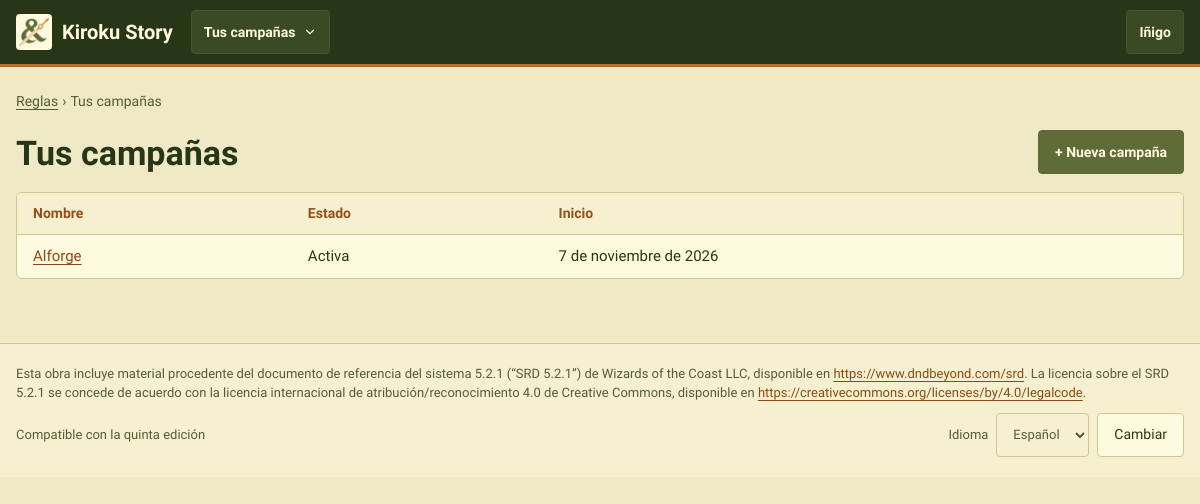
/reglas/campanas/ (signed in), run on an earlier commit of the app's database.
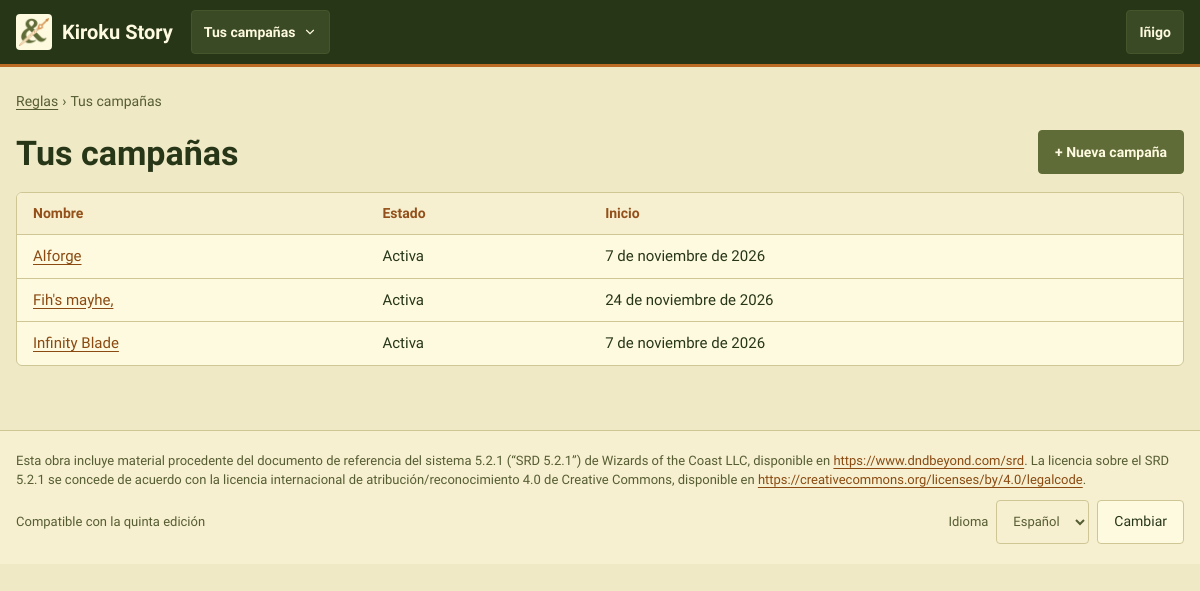
And on a later commit of the database.
### CampaignManager/models.py (models this page shows, shortened)
class User(AbstractUser):
    class SheetView(models.TextChoices):
        WEB = "web", "Vista web"
        FICHA = "ficha", "Vista ficha"
    sheet_view = models.CharField(max_length=5, choices=SheetView.choices, default=SheetView.WEB)

class Campaign(models.Model):
    class Ruleset(models.TextChoices):
        AEGIS = rules.AEGIS, "Aegis"
        SRD = rules.SRD, "SRD 5.2.1"
    class Status(models.TextChoices):
        ACTIVA = "activa", "Activa"
        PAUSADA = "pausada", "Pausada"
        TERMINADA = "terminada", "Terminada"
    name = models.CharField(max_length=100)
    description = models.TextField(blank=True)
    start_date = models.DateField()
    status = models.CharField(max_length=10, choices=Status.choices, default=Status.ACTIVA)
    ruleset = models.CharField(max_length=10, choices=Ruleset.choices, default=Ruleset.AEGIS,
                               help_text="The rules the campaign plays with (see rules.py)")
    cover = models.ImageField(upload_to="portadas/", blank=True)
    notice = models.TextField(blank=True, help_text="«Aviso del máster» on the home page")
    world_day = models.CharField(max_length=100, blank=True, help_text="Day in the world, e.g. «3 de Brumario»")
    world_year = models.CharField(max_length=100, blank=True)
    masters = models.ManyToManyField(User, related_name="dm_campaigns")
    players = models.ManyToManyField(User, related_name="player_campaigns", blank=True)
    class Meta:
        ordering = ["name"]
        indexes = [models.Index(fields=["status"])]

### CampaignManager/views.py (the view)
# urls.py: path("reglas/campanas/", views.CampaignListView.as_view(), name="campaign_list"),
class CampaignListView(LoginRequiredMixin, ListView):
    context_object_name = "campaigns"
    template_name = "campaign_list.html"
    def get_queryset(self):
        return user_campaigns(self.request.user).order_by("name")

### CampaignManager/context_processors.py (called while the page is built, shortened)
def campaign_nav(request):
    user = getattr(request, "user", None)
    if user is None or not user.is_authenticated:
        return {}
    campaigns = list(user_campaigns(user).prefetch_related("masters"))
    match = getattr(request, "resolver_match", None)
    campaign_id = match.kwargs.get("campaign_id") if match else None
    current = next((c for c in campaigns if c.pk == campaign_id), None)
    context = {"nav_campaigns": [
        {"campaign": c, "is_master": user in c.masters.all(), "status": _(STATUS_TEXT[c.status])} for c in campaigns
    ]}
    if current is None:
        return context

### CampaignManager/permissions.py (called while the page is built)
def user_campaigns(user):
    if not user.is_authenticated:
        return Campaign.objects.none()
    return Campaign.objects.filter(Q(masters=user) | Q(players=user)).distinct()

### CampaignManager/templatetags/mesa.py (called while the page is built)
@register.simple_tag
def asset(path):
    url = static(path)
    found = finders.find(path)
    return f"{url}?v={int(os.path.getmtime(found))}" if found else url

### CampaignManager/templates/campaign_list.html (shortened to what this page needs)
{% extends "base.html" %}
{% load i18n %}
{% block content %}
<section class="pila" aria-labelledby="h-reglas">
    <nav class="migas" aria-label="{% translate 'Ruta' %}"><a href="{% url 'index' %}">{% translate "Reglas" %}</a> <span aria-hidden="true">›</span> <span>{% translate "Tus campañas" %}</span></nav>
    <div class="cabeza-seccion">
        <h1 id="h-reglas">{% translate "Tus campañas" %}</h1>
        <a class="btn btn-principal" href="{% url 'campaign_new' %}">+ {% translate "Nueva campaña" %}</a>
    </div>
    <div class="tarjeta sin-relleno tabla-marco">
        <table class="tabla">
            <thead><tr><th>{% translate "Nombre" %}</th><th>{% translate "Estado" %}</th><th>{% translate "Inicio" %}</th></tr></thead>
            <tbody>
                {% for campaign in campaigns %}<tr><td><a href="{% url 'campaign_detail' campaign.pk %}">{{ campaign.name }}</a></td><td>{{ campaign.get_status_display }}</td><td>{{ campaign.start_date }}</td></tr>
                {% empty %}<tr><td colspan="3" class="atenuado">{% translate "No juegas ni diriges ninguna campaña." %}</td></tr>{% endfor %}
            </tbody>
        </table>
    </div>
</section>
{% endblock %}

### CampaignManager/templates/base.html (shortened to what this page needs)
{% load static i18n mesa %}<!DOCTYPE html>
{% get_current_language as LANGUAGE_CODE %}
<html lang="{{ LANGUAGE_CODE }}">
<head>
    <link rel="stylesheet" href="{% asset 'css/mesa.css' %}">
</head>
<body>
<header class="cabecera">
    <div class="cabecera-inner">
        <a class="marca" href="{% url 'start' %}">
            <img src="{% asset 'img/logo-small.png' %}" alt="" width="36" height="36">
            <span>Kiroku Story</span>
        </a>
        {% if user.is_authenticated and nav_campaigns %}
        <details class="desplegable">
            <summary aria-label="{% translate 'Cambiar de campaña' %}">{% if nav_campaign %}{{ nav_campaign.name }}{% else %}{% translate "Tus campañas" %}{% endif %}
                <svg width="14" height="14" viewBox="0 0 24 24" fill="none" stroke="currentColor" stroke-width="2" stroke-linecap="round" aria-hidden="true"><path d="M6 9l6 6 6-6"></path></svg></summary>
        </details>
        {% endif %}
        {% if user.is_authenticated %}
        <details class="desplegable">
            <summary>{{ user.get_short_name|default:user.username }}</summary>
        </details>
        {% endif %}
    </div>
</header>
<main id="principal" class="contenido">
    {% block content %}{% endblock %}
</main>
<footer class="pie">
    <div class="pie-inner">
        <p lang="es">Esta obra incluye material procedente del documento de referencia del sistema 5.2.1 (“SRD 5.2.1”) de Wizards of the Coast LLC, disponible en <a href="https://www.dndbeyond.com/srd">https://www.dndbeyond.com/srd</a>. La licencia sobre el SRD 5.2.1 se concede de acuerdo con la licencia internacional de atribución/reconocimiento 4.0 de Creative Commons, disponible en <a href="https://creativecommons.org/licenses/by/4.0/legalcode">https://creativecommons.org/licenses/by/4.0/legalcode</a>.</p>
        <div class="fila-s" style="justify-content:space-between">
            <span>{% translate "Compatible con la quinta edición" %}</span>
            <form action="{% url 'set_language' %}" method="post" class="fila-s">
                <label for="idioma">{% translate "Idioma" %}</label>
                <select id="idioma" name="language" class="entrada" style="width:auto">
                    {% get_available_languages as LANGUAGES %}
                    {% for code, name in LANGUAGES %}<option value="{{ code }}" {% if code == LANGUAGE_CODE %}selected{% endif %}>{{ name }}</option>{% endfor %}
                </select>
                <button type="submit" class="btn">{% translate "Cambiar" %}</button>
            </form>
        </div>
    </div>
</footer>
</body>
</html>

### CampaignManager/static/css/mesa.css (style rules this page uses)
:root { --bg:#EFE9C6; --surface:#FEFAE0; --surface2:#F6F0D0; --line:#CFC696; --text:#283618; --text2:#3E4A26; --muted:#565D33; --accent:#606C38; --on-accent:#FEFAE0; --link:#8A4A12; --label:#94501A; --copper:#BC6C25; --ochre:#DDA15E; --accent-soft:#E8E6C2; --accent-soft-text:#3A4520; --hp:#A3561C; --ap:#606C38; --magic:#6A4A62; --track:#E2DAB0; --ok-bg:#E2E6C0; --ok-text:#3E4A1E; --warn-bg:#F6E2BC; --warn-text:#6E4410; --danger-bg:#F2D6C0; --danger-text:#8A3A10; --neutral-bg:#ECE6C4; --neutral-text:#3E4A26; --secret-bg:#E9E0DC; --secret-text:#5C3F54; --info-bg:#DDE3CF; --info-text:#33482E; --teal-bg:#D9E3CC; --teal-text:#2F5233; --r-card:6px; --r-ctl:4px; --font:'Cardo', Georgia, serif; --tap:44px; }
*,*::before,*::after { box-sizing:border-box }
html { -webkit-text-size-adjust:100% }
body { margin:0;background:var(--bg);color:var(--text);font-family:var(--font);font-size:16px;line-height:1.5 }
img { max-width:100% }
a { color:var(--link);text-underline-offset:3px }
h1,h2,h3,h4 { font-family:var(--font);font-weight:700;line-height:1.2;margin:0 }
h1 { font-size:34px }
p { margin:0 }
button,input,select,textarea { font:inherit;color:inherit }
button { cursor:pointer }
::placeholder { color:var(--muted);opacity:1 }
.cabecera { background:#283618;color:#FEFAE0;border-bottom:3px solid #BC6C25 }
.cabecera a { color:#FEFAE0 }
.cabecera-inner { max-width:1240px;margin:0 auto;padding:0 16px;display:flex;flex-wrap:wrap;align-items:center;gap:6px 18px;min-height:64px }
.marca { display:flex;align-items:center;gap:10px;font-weight:700;font-size:20px;text-decoration:none;min-height:var(--tap) }
.marca img { flex:none;width:36px;height:36px;padding:3px;border-radius:var(--r-ctl);background:var(--surface);object-fit:contain }
.desplegable { position:relative }
.desplegable>summary { list-style:none;min-height:var(--tap);padding:0 12px;border-radius:var(--r-ctl);border:1px solid #46552C;background:#3A4A24;display:flex;align-items:center;gap:8px;font-size:14px;font-weight:700;cursor:pointer }
.contenido { max-width:1240px;margin:0 auto;padding:24px 16px 64px }
.pila { display:flex;flex-direction:column;gap:18px }
.fila-s { display:flex;flex-wrap:wrap;gap:8px;align-items:center }
.cabeza-seccion { display:flex;flex-wrap:wrap;justify-content:space-between;align-items:flex-end;gap:12px }
.tarjeta { background:var(--surface);border:1px solid var(--line);border-radius:var(--r-card);padding:18px 20px;display:flex;flex-direction:column;gap:10px }
.tarjeta.sin-relleno { padding:0;overflow:hidden;gap:0 }
.btn { min-height:var(--tap);padding:0 16px;border-radius:var(--r-ctl);border:1px solid var(--line);background:var(--surface);color:var(--text);font-size:14px;display:inline-flex;align-items:center;justify-content:center;gap:8px;text-decoration:none;line-height:1.2 }
.btn-principal { background:var(--accent);border-color:var(--accent);color:var(--on-accent);font-weight:700 }
.entrada,.campo input:not([type=checkbox]):not([type=radio]):not([type=file]),.campo select,.campo textarea { min-height:var(--tap);padding:0 12px;border-radius:var(--r-ctl);border:1px solid var(--line);background:var(--surface2);width:100% }
.tabla-marco { overflow-x:auto }
.tabla { width:100%;border-collapse:collapse;font-size:15px }
.tabla th,.tabla td { text-align:left;padding:10px 16px;border-bottom:1px solid var(--line);vertical-align:top }
.tabla th { background:var(--surface2);color:var(--label);font-size:14px }
.tabla tr:last-child td { border-bottom:none }
.migas { display:flex;flex-wrap:wrap;align-items:center;gap:4px;font-size:14px;color:var(--muted) }
.migas a { color:var(--muted) }
.pie { border-top:1px solid var(--line);background:var(--surface2) }
.pie-inner { max-width:1240px;margin:0 auto;padding:20px 16px;display:flex;flex-direction:column;gap:10px;font-size:13px;color:var(--muted) }
.pie a { color:var(--link) }

What changed in the data, as far as the page shows it:
added Campaign: name "Fih's mayhe,", status "Activa", start_date "24 de noviembre de 2026"
added Campaign: name "Infinity Blade", status "Activa", start_date "7 de noviembre de 2026"
